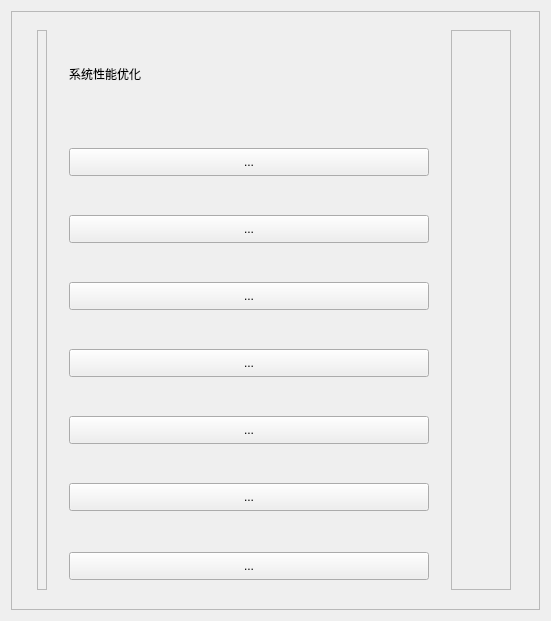
<?xml version="1.0" encoding="UTF-8"?>
<ui version="4.0">
 <class>Page_5</class>
 <widget class="QWidget" name="Page_5">
  <property name="geometry">
   <rect>
    <x>0</x>
    <y>0</y>
    <width>551</width>
    <height>621</height>
   </rect>
  </property>
  <property name="windowTitle">
   <string>Form</string>
  </property>
  <property name="styleSheet">
   <string notr="true"/>
  </property>
  <layout class="QHBoxLayout" name="horizontalLayout">
   <item>
    <widget class="QScrollArea" name="scrollArea">
     <property name="cursor" stdset="0">
      <cursorShape>PointingHandCursor</cursorShape>
     </property>
     <property name="widgetResizable">
      <bool>true</bool>
     </property>
     <widget class="QWidget" name="scrollAreaWidgetContents">
      <property name="geometry">
       <rect>
        <x>0</x>
        <y>0</y>
        <width>527</width>
        <height>597</height>
       </rect>
      </property>
      <layout class="QGridLayout" name="gridLayout">
       <item row="0" column="0" rowspan="8">
        <widget class="QFrame" name="frame_1">
         <property name="minimumSize">
          <size>
           <width>10</width>
           <height>560</height>
          </size>
         </property>
         <property name="maximumSize">
          <size>
           <width>10</width>
           <height>560</height>
          </size>
         </property>
         <property name="frameShape">
          <enum>QFrame::StyledPanel</enum>
         </property>
         <property name="frameShadow">
          <enum>QFrame::Raised</enum>
         </property>
        </widget>
       </item>
       <item row="0" column="1">
        <widget class="QLabel" name="label">
         <property name="minimumSize">
          <size>
           <width>200</width>
           <height>40</height>
          </size>
         </property>
         <property name="maximumSize">
          <size>
           <width>200</width>
           <height>40</height>
          </size>
         </property>
         <property name="text">
          <string>系统性能优化</string>
         </property>
        </widget>
       </item>
       <item row="0" column="2" rowspan="8">
        <widget class="QFrame" name="frame_2">
         <property name="minimumSize">
          <size>
           <width>60</width>
           <height>560</height>
          </size>
         </property>
         <property name="maximumSize">
          <size>
           <width>60</width>
           <height>560</height>
          </size>
         </property>
         <property name="frameShape">
          <enum>QFrame::StyledPanel</enum>
         </property>
         <property name="frameShadow">
          <enum>QFrame::Raised</enum>
         </property>
        </widget>
       </item>
       <item row="1" column="1">
        <widget class="QToolButton" name="Page5_toolButton">
         <property name="minimumSize">
          <size>
           <width>360</width>
           <height>28</height>
          </size>
         </property>
         <property name="font">
          <font>
           <pointsize>9</pointsize>
           <underline>false</underline>
          </font>
         </property>
         <property name="cursor">
          <cursorShape>PointingHandCursor</cursorShape>
         </property>
         <property name="mouseTracking">
          <bool>false</bool>
         </property>
         <property name="tabletTracking">
          <bool>false</bool>
         </property>
         <property name="focusPolicy">
          <enum>Qt::WheelFocus</enum>
         </property>
         <property name="contextMenuPolicy">
          <enum>Qt::PreventContextMenu</enum>
         </property>
         <property name="acceptDrops">
          <bool>false</bool>
         </property>
         <property name="toolTip">
          <string>&lt;!DOCTYPE HTML PUBLIC &quot;-//W3C//DTD HTML 4.0//EN&quot; &quot;http://www.w3.org/TR/REC-html40/strict.dtd&quot;&gt;
&lt;html&gt;&lt;head&gt;&lt;meta name=&quot;qrichtext&quot; content=&quot;1&quot; /&gt;&lt;style type=&quot;text/css&quot;&gt;
p, li { white-space: pre-wrap; }
&lt;/style&gt;&lt;/head&gt;&lt;body style=&quot; font-family:'SimSun'; font-size:9pt; font-weight:400; font-style:normal;&quot;&gt;
&lt;p style=&quot; margin-top:0px; margin-bottom:0px; margin-left:0px; margin-right:0px; -qt-block-indent:0; text-indent:0px;&quot;&gt;&lt;span style=&quot; font-family:'宋体'; font-size:10pt;&quot;&gt;Speccy就是制作CCleaner的公司Piriform所开发的第四款软件，Speccy的界面非常简单易于使用为我们提供了硬件的各项技术指标，它可以查看电脑内的软硬件信息，比如操作系统、CPU、内存、显卡、硬盘、网络等等，还可以检测出系统的安装日期。&lt;/span&gt; &lt;/p&gt;&lt;/body&gt;&lt;/html&gt;</string>
         </property>
         <property name="whatsThis">
          <string/>
         </property>
         <property name="layoutDirection">
          <enum>Qt::LeftToRight</enum>
         </property>
         <property name="autoFillBackground">
          <bool>false</bool>
         </property>
         <property name="styleSheet">
          <string notr="true"/>
         </property>
         <property name="text">
          <string>...</string>
         </property>
         <property name="checkable">
          <bool>false</bool>
         </property>
         <property name="autoRepeat">
          <bool>false</bool>
         </property>
         <property name="autoExclusive">
          <bool>false</bool>
         </property>
         <property name="popupMode">
          <enum>QToolButton::DelayedPopup</enum>
         </property>
         <property name="toolButtonStyle">
          <enum>Qt::ToolButtonTextBesideIcon</enum>
         </property>
         <property name="autoRaise">
          <bool>false</bool>
         </property>
         <property name="arrowType">
          <enum>Qt::NoArrow</enum>
         </property>
        </widget>
       </item>
       <item row="2" column="1">
        <widget class="QToolButton" name="Page5_toolButton_2">
         <property name="minimumSize">
          <size>
           <width>360</width>
           <height>28</height>
          </size>
         </property>
         <property name="cursor">
          <cursorShape>PointingHandCursor</cursorShape>
         </property>
         <property name="toolTip">
          <string>&lt;html&gt;&lt;head/&gt;&lt;body&gt;&lt;p&gt;&lt;span style=&quot; font-family:'宋体'; font-size:10pt;&quot;&gt;CPU-Z是最权威的处理器和相关系统信息识别工具。它体积小巧，界面简洁、启动很快，可准确的检测出CPU、主板、内存、显卡、SPD等硬件信息。利用它你可见到自己的CPU是哪家厂牌、内频、Cache等玩家常提到的数据，更包括SelfSnoop CMOVccInstruction这些专家才看得懂得资讯与数据，让你更了解你的CPU。&lt;/span&gt;&lt;/p&gt;&lt;/body&gt;&lt;/html&gt;</string>
         </property>
         <property name="styleSheet">
          <string notr="true"/>
         </property>
         <property name="text">
          <string>...</string>
         </property>
         <property name="toolButtonStyle">
          <enum>Qt::ToolButtonTextBesideIcon</enum>
         </property>
        </widget>
       </item>
       <item row="3" column="1">
        <widget class="QToolButton" name="Page5_toolButton_3">
         <property name="minimumSize">
          <size>
           <width>360</width>
           <height>28</height>
          </size>
         </property>
         <property name="cursor">
          <cursorShape>PointingHandCursor</cursorShape>
         </property>
         <property name="toolTip">
          <string>&lt;html&gt;&lt;head/&gt;&lt;body&gt;&lt;p&gt;&lt;span style=&quot; font-family:'宋体'; font-size:10pt;&quot;&gt;CPU-Z是最权威的处理器和相关系统信息识别工具。它体积小巧，界面简洁、启动很快，可准确的检测出CPU、主板、内存、显卡、SPD等硬件信息。利用它你可见到自己的CPU是哪家厂牌、内频、Cache等玩家常提到的数据，更包括SelfSnoop CMOVccInstruction这些专家才看得懂得资讯与数据，让你更了解你的CPU。&lt;/span&gt;&lt;/p&gt;&lt;/body&gt;&lt;/html&gt;</string>
         </property>
         <property name="styleSheet">
          <string notr="true"/>
         </property>
         <property name="text">
          <string>...</string>
         </property>
         <property name="toolButtonStyle">
          <enum>Qt::ToolButtonTextBesideIcon</enum>
         </property>
        </widget>
       </item>
       <item row="4" column="1">
        <widget class="QToolButton" name="Page5_toolButton_4">
         <property name="minimumSize">
          <size>
           <width>360</width>
           <height>28</height>
          </size>
         </property>
         <property name="cursor">
          <cursorShape>PointingHandCursor</cursorShape>
         </property>
         <property name="toolTip">
          <string>&lt;html&gt;&lt;head/&gt;&lt;body&gt;&lt;p&gt;&lt;span style=&quot; font-family:'宋体'; font-size:10pt;&quot;&gt;GPU-Z是一款显卡识别工具，甚至可以鉴别假卡（NVIDIA）。GPU-Z是一款轻量级显卡测试软件。绿色免安装，界面直观，运行后即可显示GPU核心，以及运行频率、带宽等，如同CPU-Z一样，这也是款必备工具。&lt;/span&gt;&lt;/p&gt;&lt;/body&gt;&lt;/html&gt;</string>
         </property>
         <property name="styleSheet">
          <string notr="true"/>
         </property>
         <property name="text">
          <string>...</string>
         </property>
         <property name="toolButtonStyle">
          <enum>Qt::ToolButtonTextBesideIcon</enum>
         </property>
        </widget>
       </item>
       <item row="5" column="1">
        <widget class="QToolButton" name="Page5_toolButton_5">
         <property name="minimumSize">
          <size>
           <width>360</width>
           <height>28</height>
          </size>
         </property>
         <property name="cursor">
          <cursorShape>PointingHandCursor</cursorShape>
         </property>
         <property name="toolTip">
          <string>&lt;html&gt;&lt;head/&gt;&lt;body&gt;&lt;p&gt;&lt;span style=&quot; font-family:'宋体'; font-size:10pt;&quot;&gt;硬盘里的数据至关重要，因此时常检查硬盘健康状况是有必要的。DiskInfo硬盘检测工具通过读取S.M.A.R.T了解硬盘健康状况。打开它，您就可以迅速读到本机硬盘的详细信息，包括接口、转速、温度、使用时间等DiskInfo还会根据S.M.A.R.T的评分做出评估，当硬盘快要损坏时还会发出警报，支持简体中文。&lt;/span&gt;&lt;/p&gt;&lt;/body&gt;&lt;/html&gt;</string>
         </property>
         <property name="styleSheet">
          <string notr="true"/>
         </property>
         <property name="text">
          <string>...</string>
         </property>
         <property name="toolButtonStyle">
          <enum>Qt::ToolButtonTextBesideIcon</enum>
         </property>
        </widget>
       </item>
       <item row="6" column="1">
        <widget class="QToolButton" name="Page5_toolButton_6">
         <property name="minimumSize">
          <size>
           <width>360</width>
           <height>28</height>
          </size>
         </property>
         <property name="cursor">
          <cursorShape>PointingHandCursor</cursorShape>
         </property>
         <property name="toolTip">
          <string>&lt;html&gt;&lt;head/&gt;&lt;body&gt;&lt;p&gt;&lt;span style=&quot; font-family:'宋体'; font-size:10pt;&quot;&gt;BatteryMon是一款电脑的电池管理软件，可检测电池的出厂状态、电池容量及最长待机等信息，是一款绿色汉化的软件，能以图形化的方式，让我们直观的看到电池的各种性能参数。&lt;/span&gt;&lt;/p&gt;&lt;/body&gt;&lt;/html&gt;</string>
         </property>
         <property name="styleSheet">
          <string notr="true"/>
         </property>
         <property name="text">
          <string>...</string>
         </property>
         <property name="toolButtonStyle">
          <enum>Qt::ToolButtonTextBesideIcon</enum>
         </property>
        </widget>
       </item>
       <item row="7" column="1">
        <widget class="QToolButton" name="Page5_toolButton_7">
         <property name="minimumSize">
          <size>
           <width>360</width>
           <height>28</height>
          </size>
         </property>
         <property name="cursor">
          <cursorShape>PointingHandCursor</cursorShape>
         </property>
         <property name="toolTip">
          <string>&lt;html&gt;&lt;head/&gt;&lt;body&gt;&lt;p&gt;&lt;span style=&quot; font-family:'宋体'; font-size:10pt;&quot;&gt;Speccy就是制作CCleaner的公司Piriform所开发的第四款软件，Speccy的界面非常简单易于使用为我们提供了硬件的各项技术指标，它可以查看电脑内的软硬件信息，比如操作系统、CPU、内存、显卡、硬盘、网络等等，还可以检测出系统的安装日期。&lt;/span&gt;&lt;/p&gt;&lt;/body&gt;&lt;/html&gt;</string>
         </property>
         <property name="text">
          <string>...</string>
         </property>
         <property name="toolButtonStyle">
          <enum>Qt::ToolButtonTextBesideIcon</enum>
         </property>
        </widget>
       </item>
      </layout>
     </widget>
    </widget>
   </item>
  </layout>
 </widget>
 <resources/>
 <connections/>
</ui>
